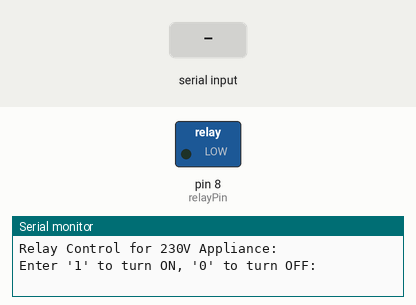
A sketch run on a simulated Arduino Uno, built with avr-gcc and run on an emulated ATmega328P. On the bench: switched loads named in the sketch (green lamp = pin HIGH), the last lines printed to the serial monitor. The inputs (shaded band) are chosen by the test bench.

Above: at 1.2 s.
1.3 s: "1" received over Serial
At 2.5 s:
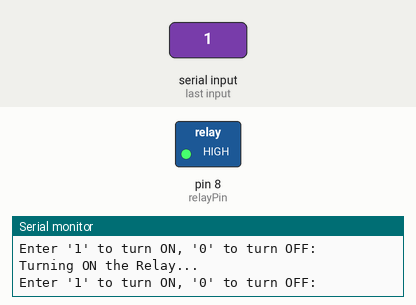
2.8 s: "0" received over Serial
At 3.6 s:
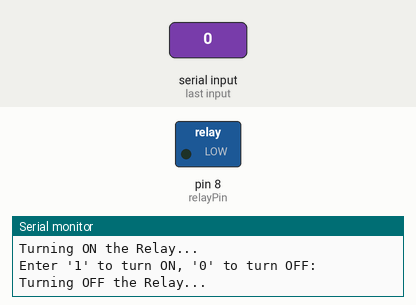
Timing chart, 0 to 5.8 s (numbered marks = the images above; inputs shaded):
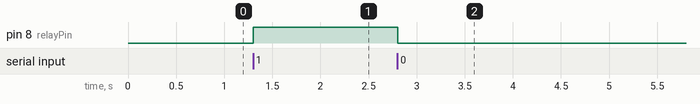

The sketch:

Ex-7-Relay_controller.ino
```cpp
#include <Arduino.h>

// Define the relay control pin
const int relayPin = 8; // Change to the pin where your relay module's control pin is connected

void setup() {
  // Initialize the relay control pin as an output
  pinMode(relayPin, OUTPUT);

  // Initialize serial communication
  Serial.begin(9600);
  Serial.println("Relay Control for 230V Appliance:");

  // Turn off the relay initially for safety
  digitalWrite(relayPin, LOW);
}

void loop() {
  // Prompt the user to control the appliance
  Serial.println("Enter '1' to turn ON, '0' to turn OFF:");

  while (Serial.available() <= 0);
  char command = Serial.read();

  if (command == '1') {
    Serial.println("Turning ON the Relay...");
    digitalWrite(relayPin, HIGH); // Turn ON the relay
  } else if (command == '0') {
    Serial.println("Turning OFF the Relay...");
    digitalWrite(relayPin, LOW); // Turn OFF the relay
  } else {
    Serial.println("Enter '1' to turn ON, '0' to turn OFF.");
  }

  // Wait for a moment
  delay(1000);
}
```

Measured:
- after the input at 1.3 s, pin 8 (relayPin): LOW → HIGH at once
- after the input at 2.8 s, pin 8 (relayPin): HIGH → LOW at once
